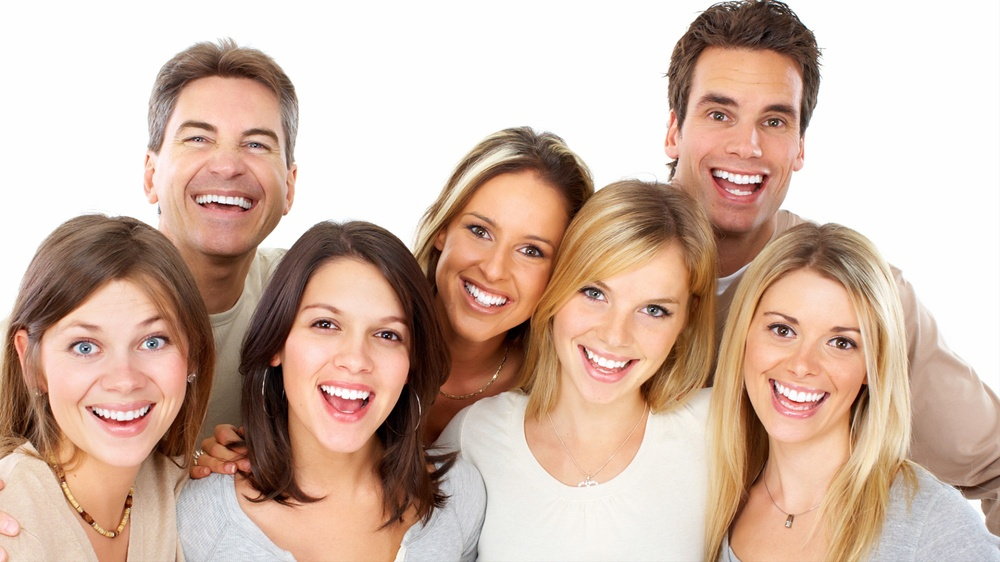
#> input picture lab2.2/lab2.2/group.jpg, 1000 x 562 px, shrunk from 2000 x 1125 before the run
$ python 'ее.py'
#> lines starting #> are read from the running program, lines starting #| are printed output that depends on the picture; after the words box and inside, x2 and y2 are one past the last pixel; in counts of white or black regions, pixels touching at a corner belong together
import cv2

cv2.namedWindow('Face detect', cv2.WINDOW_NORMAL)
cascade_face = r'haarcascade_frontalface_default.xml'
face_cascade = cv2.CascadeClassifier(cascade_face)
cascade_eye = r'haarcascade_eye.xml'
eye_cascade = cv2.CascadeClassifier(cascade_eye)
cascade_smile= r'haarcascade_smile.xml'
smile_cascade = cv2.CascadeClassifier(cascade_smile)

frame = cv2.imread('group.jpg')
#> frame is the input picture: shape (562, 1000, 3); mean B, G, R 165.5, 180.7, 207.2
gray = cv2.cvtColor(frame, cv2.COLOR_BGR2GRAY)
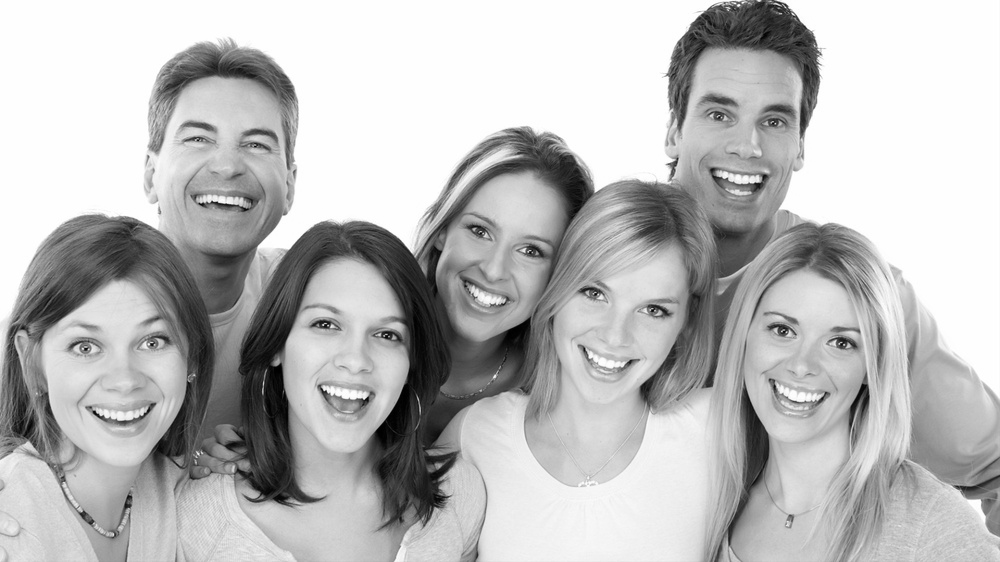
#> gray: shape (562, 1000); min 0, max 255, mean 186.9

faces = face_cascade.detectMultiScale(gray, scaleFactor=1.1,
                                            minNeighbors=5)
#> faces = [[146, 79, 156, 156], [34, 281, 171, 171], [546, 247, 156, 156], [274, 273, 159, 159], [664, 50, 169, 169], [427, 184, 147, 147], [722, 267, 177, 177]]
for x, y, w, h in faces:
        cv2.rectangle(frame, (x,y), (x+w,y+h), (255,0,0), 2)
        roi_color = frame[y:y+h, x:x+w]
        roi_gray = gray[y:y+h, x:x+w]
        text = f' Faces: {len(faces)}'
        eyes = eye_cascade.detectMultiScale(roi_gray, scaleFactor=1.23, minNeighbors=3, minSize=(35, 35))
        cv2.putText(frame, text , (20,40), cv2.FONT_HERSHEY_SIMPLEX, 1, (0,0,255), 2, cv2.LINE_AA)
        for ex, ey, ew, eh in eyes:
            cv2.rectangle(roi_color, (ex,ey), (ex+ew, ey+eh), (0,255,0), 2)

        smile = smile_cascade.detectMultiScale(roi_gray, scaleFactor=1.7, minNeighbors=8, minSize=(90, 70))
        for sx, sy, sw, sh in smile:
            cv2.rectangle(roi_color, (sx,sy), (sx+sw, sy+sh), (0,0,255), 2)
#> this loop made 7 passes
#> (x, y, w, h, eyes, smile) on passes 2 to 6: (34, 281, 171, 171, [[97, 38, 48, 48], [25, 42, 49, 49]], [[36, 105, 104, 52]]), (546, 247, 156, 156, [[21, 22, 48, 48], [83, 40, 48, 48]], [[15, 83, 104, 52]]), (274, 273, 159, 159, [[25, 27, 50, 50], [86, 40, 46, 46]], [[24, 93, 104, 52]]), (664, 50, 169, 169, [[29, 40, 49, 49], [86, 48, 46, 46]], [[24, 101, 104, 52]]), (427, 184, 147, 147, [[30, 26, 44, 44], [81, 44, 46, 46]], [[10, 87, 104, 52]])
#> (x, y, w, h, smile) on pass 1: (146, 79, 156, 156, [[26, 95, 104, 52]])
#> pass 1, `roi_color = frame[y:y+h, x:x+w]`:
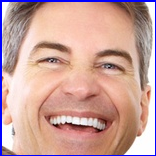
#> roi_color: shape (156, 156, 3); mean B, G, R 156, 162.5, 202.3
#> pass 1, `roi_gray = gray[y:y+h, x:x+w]`:
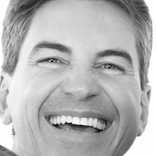
#> roi_gray: shape (156, 156); min 4, max 255, mean 179.9
#> pass 2, `roi_gray = gray[y:y+h, x:x+w]`:
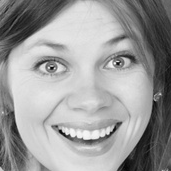
#> roi_gray: shape (171, 171); min 6, max 247, mean 155.3
#> after the loop:
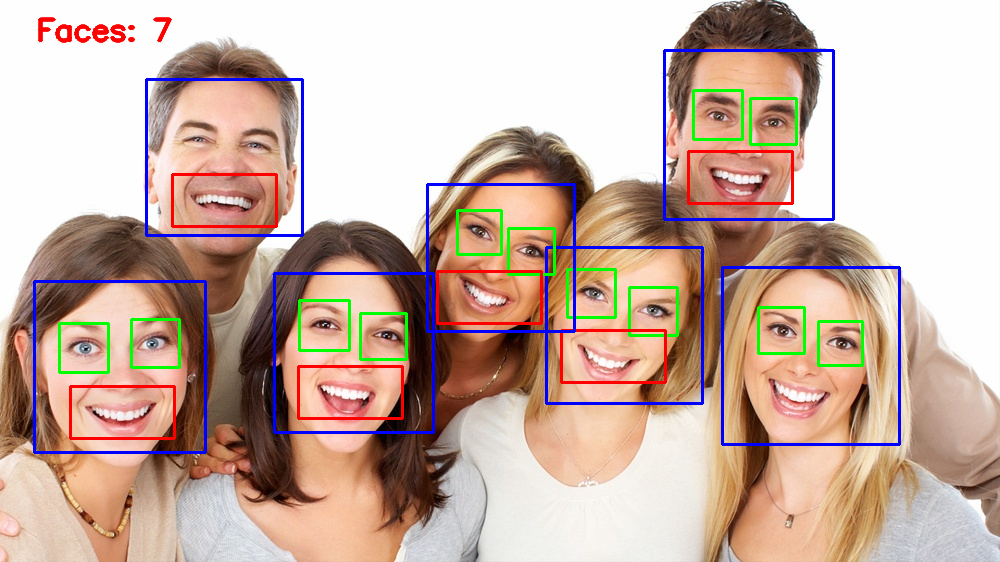
#> frame: shape (562, 1000, 3); 4.82% of pixels changed, all inside (x1, y1, x2, y2) = (33, 17, 901, 454)
#> after the loop:
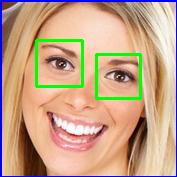
#> roi_color: shape (177, 177, 3); mean B, G, R 135.2, 163.7, 197.1
#> after the loop:
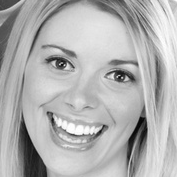
#> roi_gray: shape (177, 177); min 4, max 255, mean 176.7

cv2.imshow('Face detect', frame)
cv2.waitKey()
cv2.destroyAllWindows()

$ run again, with lab2.2/lab2.2/face.jpg copied over lab2.2/lab2.2/group.jpg
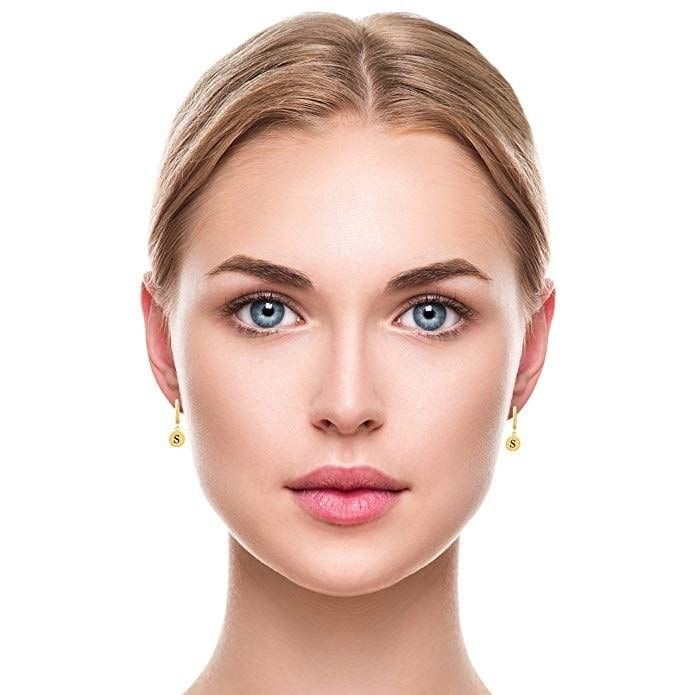
#> input picture lab2.2/lab2.2/face.jpg, 695 x 695 px
#> frame is the input picture: shape (695, 695, 3); mean B, G, R 204.2, 211.5, 231.8
#> faces = [[130, 141, 438, 438]]
#> the loop `for x, y, w, h in faces:` made 1 pass
#> (x, y, w, h, text, smile) on pass 1: (130, 141, 438, 438, ' Faces: 1', [[131, 310, 177, 88]])
#> pass 1, `roi_gray = gray[y:y+h, x:x+w]`:
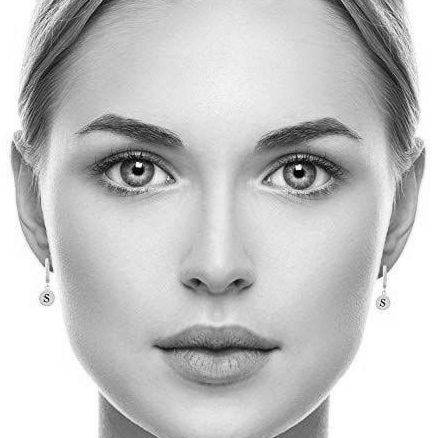
#> roi_gray: shape (438, 438); min 0, max 255, mean 195.7
#> after the loop `for x, y, w, h in faces:`:
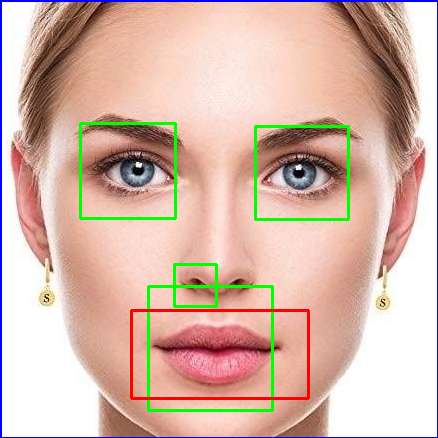
#> roi_color: shape (438, 438, 3); mean B, G, R 170.6, 183.4, 215

$ run again, with lab2.2/lab2.2/smile.jpg copied over lab2.2/lab2.2/group.jpg
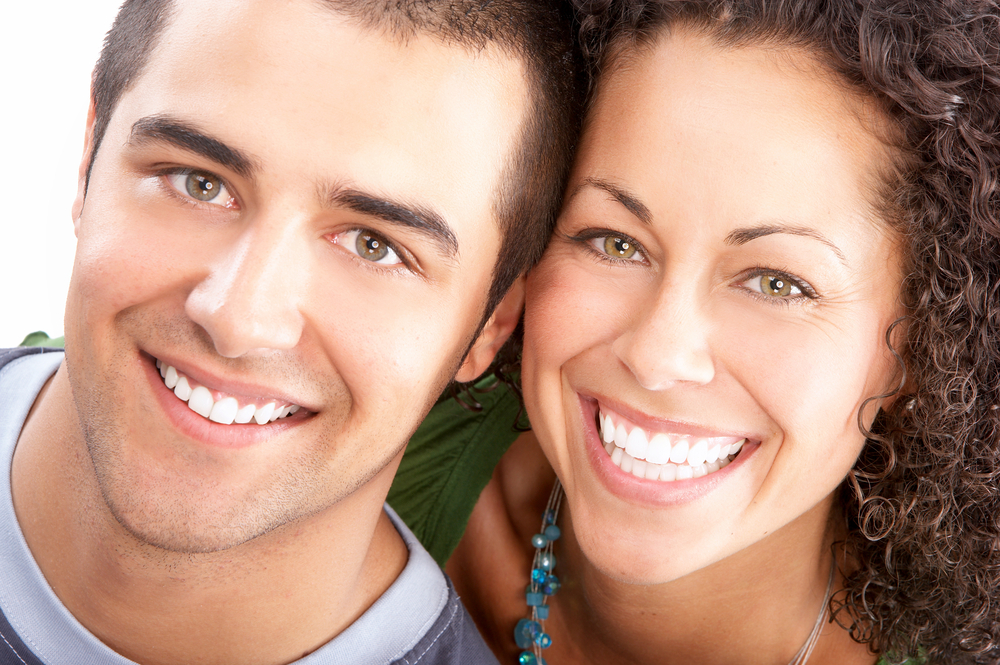
#> input picture lab2.2/lab2.2/smile.jpg, 1000 x 665 px
#> frame is the input picture: shape (665, 1000, 3); mean B, G, R 131.2, 148.8, 186.8
#> faces = [[475, 93, 443, 443], [35, 16, 508, 508]]
#> the loop `for x, y, w, h in faces:` made 2 passes
#> (x, y, w, h, text, eyes, smile) on passes 1 to 2: (475, 93, 443, 443, ' Faces: 2', [[100, 115, 78, 78], [246, 148, 88, 88]], [[107, 275, 177, 88], [54, 271, 301, 150]]), (35, 16, 508, 508, ' Faces: 2', [[120, 125, 92, 92], [293, 184, 90, 90], [96, 325, 52, 52]], [[46, 315, 301, 150]])
#> pass 1, `roi_gray = gray[y:y+h, x:x+w]`:
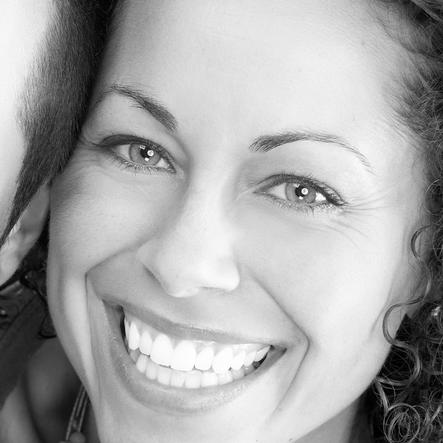
#> roi_gray: shape (443, 443); min 0, max 255, mean 165.9
#> after the loop `for x, y, w, h in faces:`:
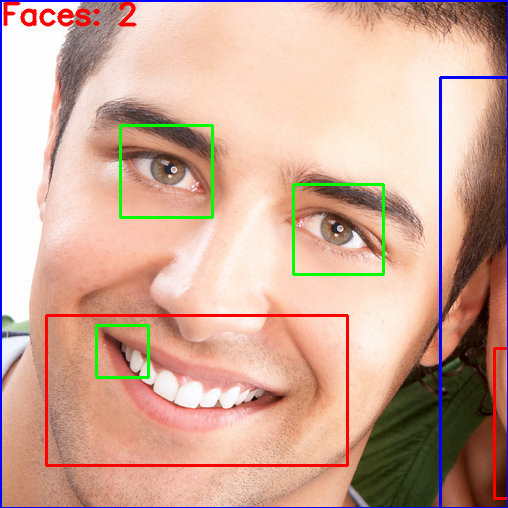
#> roi_color: shape (508, 508, 3); mean B, G, R 151.7, 168, 206.2

$ run again, with lab2.2/lab2.2/smile1.jpg copied over lab2.2/lab2.2/group.jpg
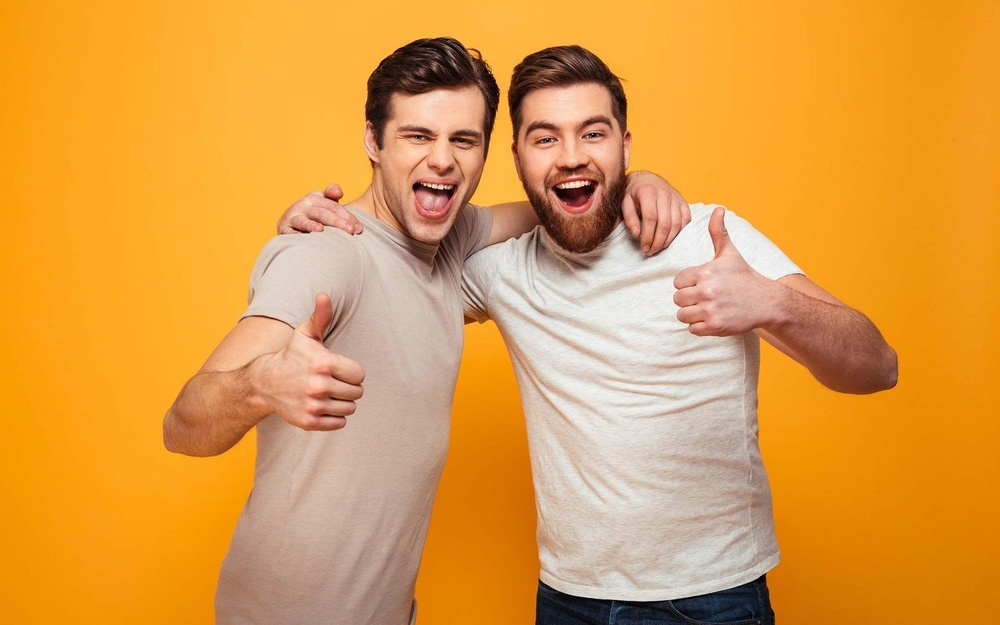
#> input picture lab2.2/lab2.2/smile1.jpg, 1000 x 625 px, shrunk from 2048 x 1280 before the run
#> frame is the input picture: shape (625, 1000, 3); mean B, G, R 71.6, 156.3, 222.3
#> faces = [[374, 87, 133, 133], [507, 84, 128, 128]]
#> the loop `for x, y, w, h in faces:` made 2 passes
#> (x, y, w, h, text) on pass 1: (374, 87, 133, 133, ' Faces: 2')
#> after the loop `for x, y, w, h in faces:`:
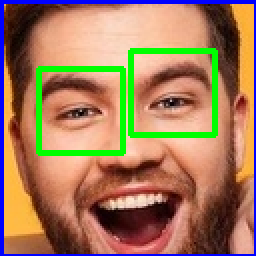
#> roi_color: shape (128, 128, 3) (shown 2 times larger); mean B, G, R 92.3, 123, 162
